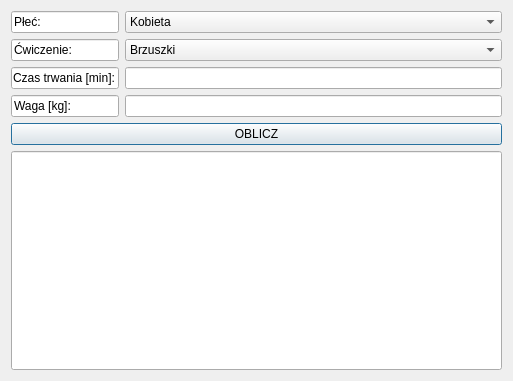
<?xml version="1.0" encoding="UTF-8"?>
<ui version="4.0">
 <class>KALORIE</class>
 <widget class="QDialog" name="KALORIE">
  <property name="geometry">
   <rect>
    <x>0</x>
    <y>0</y>
    <width>513</width>
    <height>381</height>
   </rect>
  </property>
  <property name="windowTitle">
   <string>Dialog</string>
  </property>
  <layout class="QGridLayout" name="gridLayout">
   <item row="5" column="1">
    <widget class="QLineEdit" name="WAGAline"/>
   </item>
   <item row="11" column="0" colspan="2">
    <widget class="QPushButton" name="OBLICZbutton">
     <property name="text">
      <string>OBLICZ</string>
     </property>
    </widget>
   </item>
   <item row="1" column="0">
    <widget class="QLineEdit" name="lineEdit_5">
     <property name="sizePolicy">
      <sizepolicy hsizetype="Maximum" vsizetype="Maximum">
       <horstretch>0</horstretch>
       <verstretch>0</verstretch>
      </sizepolicy>
     </property>
     <property name="text">
      <string>Ćwiczenie:</string>
     </property>
     <property name="readOnly">
      <bool>true</bool>
     </property>
    </widget>
   </item>
   <item row="0" column="1">
    <widget class="QComboBox" name="KorM">
     <property name="sizePolicy">
      <sizepolicy hsizetype="Expanding" vsizetype="Fixed">
       <horstretch>0</horstretch>
       <verstretch>0</verstretch>
      </sizepolicy>
     </property>
     <item>
      <property name="text">
       <string>Kobieta</string>
      </property>
     </item>
     <item>
      <property name="text">
       <string>Mężczyzna</string>
      </property>
     </item>
    </widget>
   </item>
   <item row="4" column="1">
    <widget class="QLineEdit" name="CZASline"/>
   </item>
   <item row="12" column="0" colspan="2">
    <widget class="QLineEdit" name="displayKCAL">
     <property name="sizePolicy">
      <sizepolicy hsizetype="Expanding" vsizetype="Expanding">
       <horstretch>0</horstretch>
       <verstretch>0</verstretch>
      </sizepolicy>
     </property>
     <property name="readOnly">
      <bool>true</bool>
     </property>
    </widget>
   </item>
   <item row="0" column="0">
    <widget class="QLineEdit" name="lineEdit_4">
     <property name="sizePolicy">
      <sizepolicy hsizetype="Maximum" vsizetype="Maximum">
       <horstretch>0</horstretch>
       <verstretch>0</verstretch>
      </sizepolicy>
     </property>
     <property name="text">
      <string>Płeć:</string>
     </property>
     <property name="readOnly">
      <bool>true</bool>
     </property>
    </widget>
   </item>
   <item row="4" column="0">
    <widget class="QLineEdit" name="lineEdit_2">
     <property name="sizePolicy">
      <sizepolicy hsizetype="Maximum" vsizetype="Maximum">
       <horstretch>0</horstretch>
       <verstretch>0</verstretch>
      </sizepolicy>
     </property>
     <property name="text">
      <string>Czas trwania [min]:</string>
     </property>
     <property name="readOnly">
      <bool>true</bool>
     </property>
    </widget>
   </item>
   <item row="1" column="1">
    <widget class="QComboBox" name="CWICZtyp">
     <item>
      <property name="text">
       <string>Brzuszki</string>
      </property>
     </item>
     <item>
      <property name="text">
       <string>Pompki</string>
      </property>
     </item>
     <item>
      <property name="text">
       <string>Rower stacjonarny</string>
      </property>
     </item>
     <item>
      <property name="text">
       <string>Przysiady</string>
      </property>
     </item>
    </widget>
   </item>
   <item row="5" column="0">
    <widget class="QLineEdit" name="lineEdit_3">
     <property name="sizePolicy">
      <sizepolicy hsizetype="Maximum" vsizetype="Maximum">
       <horstretch>0</horstretch>
       <verstretch>0</verstretch>
      </sizepolicy>
     </property>
     <property name="text">
      <string>Waga [kg]:</string>
     </property>
     <property name="readOnly">
      <bool>true</bool>
     </property>
    </widget>
   </item>
  </layout>
 </widget>
 <resources/>
 <connections/>
</ui>
